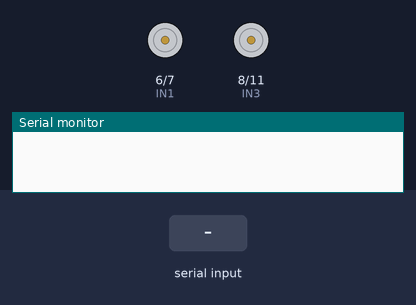
A sketch run on a simulated Arduino Uno, built with avr-gcc and run on an emulated ATmega328P. On the bench: motor-driver pin pairs drawn as motors (green arrow = first pin HIGH = forward, orange = second pin HIGH = backward, longer = more drive, scaled by the enable pin), the last lines printed to the serial monitor. The test bench sets the inputs (shaded band).

Above: at 1.2 s.
1.3 s: "f" received over the second serial link
At 2.7 s:
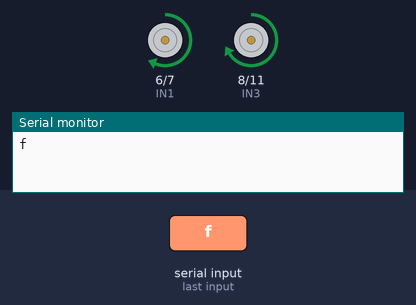
3.8 s: "b" received over the second serial link
At 5.8 s:
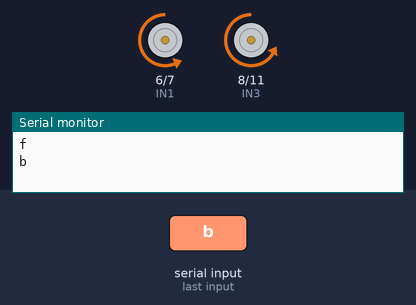
6.2 s: "l" received over the second serial link
At 7.6 s:
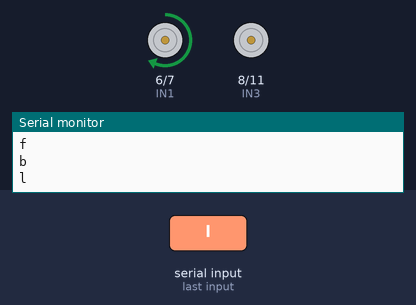
8.7 s: "r" received over the second serial link
At 10.7 s:
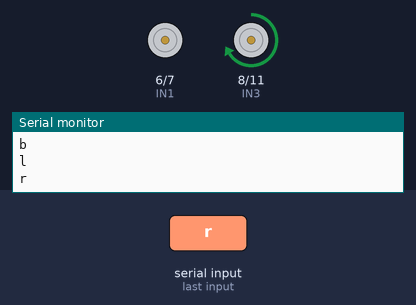
Timing chart, 0 to 12.1 s (numbered marks = the images above; inputs shaded):
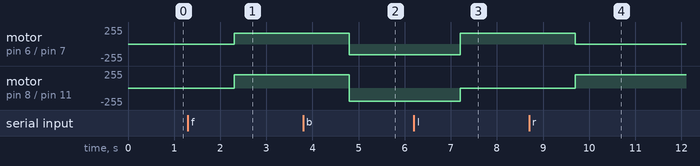

The sketch:

Bluetooth_Connect.ino
```cpp
#include "Arduino.h"
#include <SoftwareSerial.h>
const int ledPin = 2;
const int ENA = 3;
const int ENB = 5;
const int IN1 = 6;
const int IN2 = 7;
const int IN3 = 8;
const int IN4 = 11;
// const int trigPin = 3;
// const int echoPin = 5;

const int rxPin = 10;
const int txPin = 9;

SoftwareSerial BTSerial(rxPin, txPin);
void moveFunction(String message);
void moveForward();
void moveLeft();
void moveRight();
void moveBackward();
void stop();
int getNextNumber(String message, int textCursor);
String parseMessage();

void setup() {
  pinMode(IN1, OUTPUT);
  pinMode(IN2, OUTPUT);
  pinMode(IN3, OUTPUT);
  pinMode(IN4, OUTPUT);
  pinMode(ENA, OUTPUT);
  pinMode(ENB, OUTPUT);
  analogWrite(ENA, 162);
  analogWrite(ENB, 200);
  pinMode(rxPin, INPUT);
  pinMode(txPin, OUTPUT);
  BTSerial.begin(9600);
  Serial.begin(9600);
}

const char START_TOKEN = '$';
const char END_TOKEN = ';';
const char DELIMIT_TOKEN = '&';
const int CHAR_TIMEOUT = 20;

bool waitingForStartToken = true;
String messageBuffer = "";

void loop() {

  if (BTSerial.available()){
    String direction = BTSerial.readString();
    direction.trim();
    Serial.println(direction);
    if (direction == "f"|| direction == "f;"){
      moveForward();
    }
    else if (direction == "b"|| direction == "b;"){
      moveBackward();
    }
    else if (direction == "l"|| direction == "l;"){
      moveLeft();
    }
    else if (direction == "r"|| direction == "r;"){
      moveRight();
    }
    else{
      stop();
    }
  }
}


void moveForward(){
  digitalWrite(IN1, HIGH);
  digitalWrite(IN2, LOW);
  digitalWrite(IN3, HIGH);
  digitalWrite(IN4, LOW);
}

void moveLeft(){
  digitalWrite(IN1, HIGH);
  digitalWrite(IN2, LOW);
  digitalWrite(IN3, LOW);
  digitalWrite(IN4, LOW);
}

void moveRight(){
  digitalWrite(IN1, LOW);
  digitalWrite(IN2, LOW);
  digitalWrite(IN3, HIGH);
  digitalWrite(IN4, LOW);
}

void moveBackward(){
  digitalWrite(IN1, LOW);
  digitalWrite(IN2, HIGH);
  digitalWrite(IN3, LOW);
  digitalWrite(IN4, HIGH);
}

void stop(){
  digitalWrite(IN1, LOW);
  digitalWrite(IN2, LOW);
  digitalWrite(IN3, LOW);
  digitalWrite(IN4, LOW);
}

String parseMessage(){
  // Process one character per loop iteration
  if (Serial.available()) {
    char nextData;

    if (waitingForStartToken) {
      do {
        nextData = Serial.read();
      } while ((nextData != START_TOKEN) && Serial.available());
      // Ignore everything until we see '$'
      if (nextData == START_TOKEN) {
        Serial.println("Message start...");
        messageBuffer = "";
        waitingForStartToken = false;
      }
    }
    if (!waitingForStartToken && Serial.available()) {
      // We're inside a message, accumulate characters
      do {
        nextData = Serial.read();
        Serial.println(nextData);
        messageBuffer += nextData;
      } while ((nextData != END_TOKEN) && Serial.available());

      if (nextData == END_TOKEN) {
        messageBuffer = messageBuffer.substring(0, messageBuffer.length() - 1);
        Serial.println("Message complete: " + messageBuffer);
        moveFunction(messageBuffer);
        messageBuffer = "";
        waitingForStartToken = true;
      }

      // Timeout: too many characters without END_TOKEN
      if (messageBuffer.length() > CHAR_TIMEOUT) {
        Serial.println("Message Timeout: " + messageBuffer);
        messageBuffer = "";
        waitingForStartToken = true;
      }
    }
  }
}
```

Measured:
- after the input at 1.3 s, motor on pin 6 (IN1) / pin 7 (IN2): stopped → forward 162/255 after 1.0 s; motor on pin 8 (IN3) / pin 11 (IN4): stopped → forward 200/255 after 1.0 s
- after the input at 3.8 s, motor on pin 6 (IN1) / pin 7 (IN2): forward 162/255 → backward 162/255 after 1.0 s; motor on pin 8 (IN3) / pin 11 (IN4): forward 200/255 → backward 200/255 after 1.0 s
- after the input at 6.2 s, motor on pin 6 (IN1) / pin 7 (IN2): backward 162/255 → forward 162/255 after 1.0 s; motor on pin 8 (IN3) / pin 11 (IN4): backward 200/255 → stopped after 1.0 s
- after the input at 8.7 s, motor on pin 6 (IN1) / pin 7 (IN2): forward 162/255 → stopped after 1.0 s; motor on pin 8 (IN3) / pin 11 (IN4): stopped → forward 200/255 after 1.0 s
